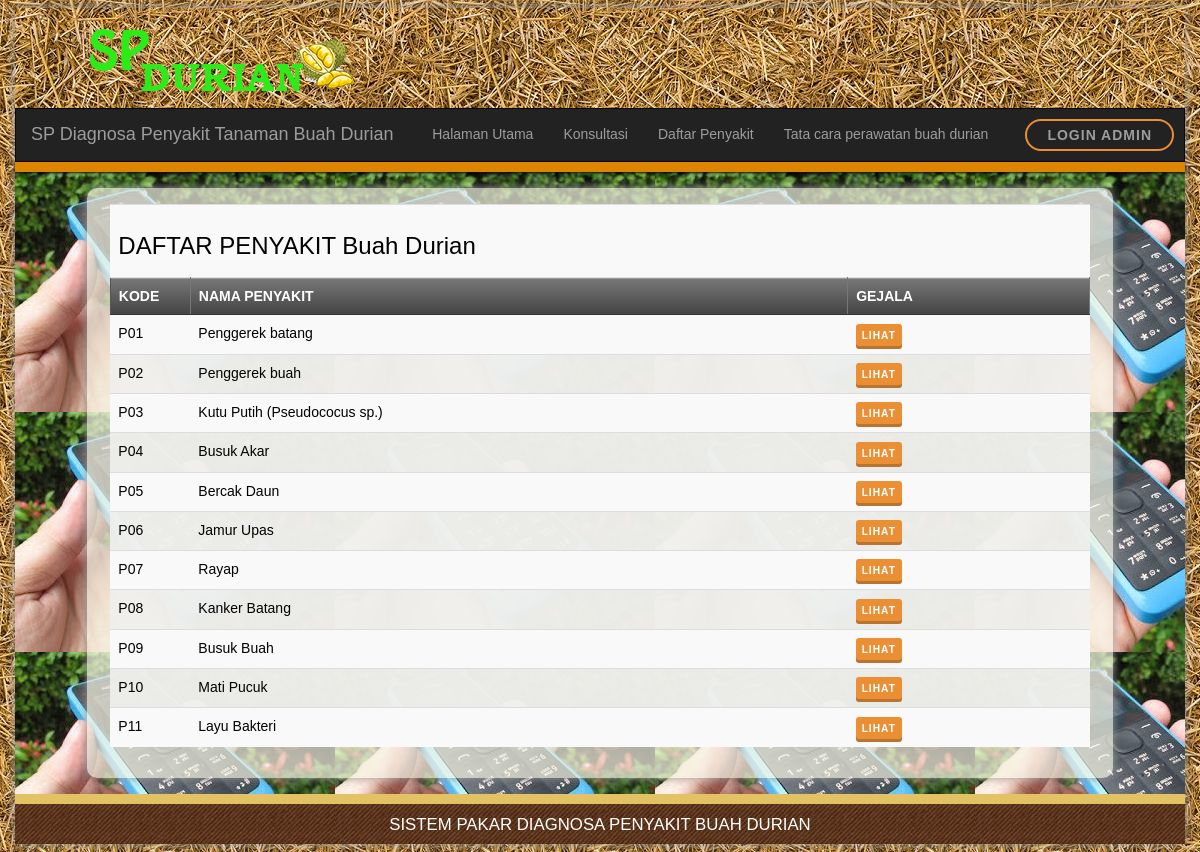
Page /?page=dafpenyakit on the committed database.
### tables this page shows
CREATE TABLE `penyakit` (
  `kd_penyakit` varchar(4) NOT NULL,
  `nm_penyakit` varchar(60) NOT NULL,
  `keterangan` mediumtext NOT NULL,
  `solusi` mediumtext NOT NULL,
  `gambar` text NOT NULL
);

### tampilpenyakit.php (the view, shortened to what this page needs)
<?php
include "lib/inc.koneksidb.php";
?>
<html>
<head>
</head>
<body>
  <div class="isi"><br>
    <table class="table table-striped table-hover">
      <tr>
        <td colspan="3">
          <h3>DAFTAR PENYAKIT Buah Durian</h3>
        </td>
      </tr>
      <tr>
        <th class="warning" width="80"><b>KODE</b></th>
        <th class="warning"><b>NAMA PENYAKIT</b></th>
        <th class="warning"><b>GEJALA</b></th>
      </tr>
      <?php
      $sql = "SELECT * FROM penyakit ORDER BY kd_penyakit";
      $qry = mysqli_query($koneksi, $sql) or die("Query salah : " . mysqli_error());
      while ($data = mysqli_fetch_array($qry)) {
      ?>
        <tr>
          <td><?php echo $data['kd_penyakit']; ?></td>
          <td><?php echo $data['nm_penyakit']; ?></td>
          <td><a class="btn btn-warning raised btn-xs" href="?page=dafgejala&kdsakit=<?php echo $data['kd_penyakit']; ?>"><small>Lihat</small></a></td>
        </tr>
      <?php
      }
      ?>
    </table></br>
  </div>
</body>
</html>

### index.php (shortened to what this page needs)
<!DOCTYPE html>
<html>
<head>
    <link rel="stylesheet" type="text/css" href="css/style.css" />
    <link rel="stylesheet" type="text/css" href="css/buttons.css" />
</head>
<body>
<div class="container">
<div class="atas">
<div class="logo">
             <a href="index.php"><img src="images/logo.png"></a>
         </div>
</div>
    <nav class="navbar navbar-inverse">
        <div class="navbar-header">
          <a class="navbar-brand" href="#">SP Diagnosa Penyakit Tanaman Buah Durian</a>
        </div>
        <div class="collapse navbar-collapse" id="navbar-collapse-2">
          <ul class="nav navbar-nav navbar-right">
            <li><a href="index.php">Halaman Utama</a></li>
            <li><a href="?page=daftar">Konsultasi</a></li>
            <li><a href="?page=dafpenyakit">Daftar Penyakit</a></li>
            <li><a href="?page=bantuan">Tata cara perawatan buah durian</a></li>
            <li>
              <a  a href="../skripsidurian/admin/index.php" class="btn btn-warning outline btn-circle collapsed">Login Admin</a>
            </li>
          </ul>
        </div>
    </nav>
<div class="garis"></div>
<div class="badan"><br>
    <div class="container-fluid">
       <div><?php include "inc.bukaprogram.php";?></div>
    </div>
</div>
<div class="garis2"></div>
<div class="bawah"><div class="copy">
            <p> Sistem Pakar Diagnosa Penyakit Buah Durian </p>
        </div>
    </div>
</div>
</body>
</html>

### inc.bukaprogram.php (shortened to what this page needs)
<?php
$page = isset($_GET['page']) ? $_GET['page']: '';
if ($page=="dafpenyakit"){
	if(file_exists ("tampilpenyakit.php")){
		include "tampilpenyakit.php";
		}
		else{
			echo"File program penyakit tidak ada!";
			}
	}
?>

### css/buttons.css (style rules this page uses)
.btn { padding: 14px 24px; border: 0 none; font-weight: 700; letter-spacing: 1px; text-transform: uppercase; }
.btn-warning { background: #eb8f34; color: #ffffff; }
.btn.outline { background: none; padding: 12px 22px; }
.btn-warning.outline { border: 2px solid #eb8f34; color: #eb8f34; }
.btn-warning.raised { box-shadow: 0 3px 0 0 #b87430; }
.btn-xs, .btn-group-xs > .btn { padding: 2px 6px; }

### rows in the picture
penyakit: kd_penyakit "P01", nm_penyakit "Penggerek batang"
penyakit: kd_penyakit "P02", nm_penyakit "Penggerek buah"
penyakit: kd_penyakit "P03", nm_penyakit "Kutu Putih (Pseudococus sp.)"
penyakit: kd_penyakit "P04", nm_penyakit "Busuk Akar"
penyakit: kd_penyakit "P05", nm_penyakit "Bercak Daun"
penyakit: kd_penyakit "P06", nm_penyakit "Jamur Upas"
penyakit: kd_penyakit "P07", nm_penyakit "Rayap"
penyakit: kd_penyakit "P08", nm_penyakit "Kanker Batang"
penyakit: kd_penyakit "P09", nm_penyakit "Busuk Buah"
penyakit: kd_penyakit "P10", nm_penyakit "Mati Pucuk"
penyakit: kd_penyakit "P11", nm_penyakit "Layu Bakteri"
